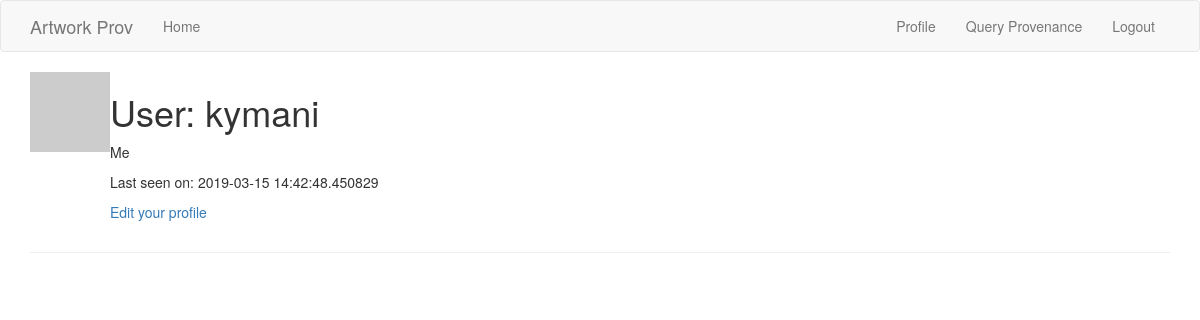
Page /user/kymani (signed in) on the earlier database version.
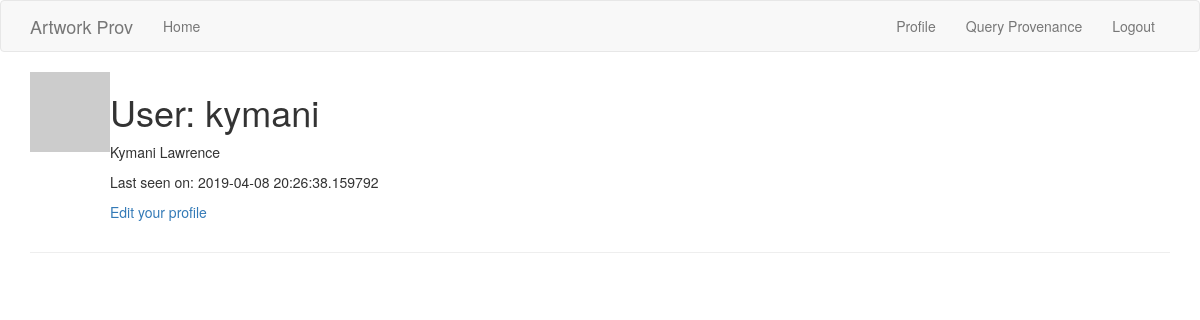
Same page on the later database version.
### app/models.py (models this page shows, shortened)
class User(UserMixin, db.Model):
    __tablename__ = 'user'
    id = db.Column(db.Integer, primary_key=True)
    username = db.Column(db.String(64), index=True, unique=True)
    email = db.Column(db.String(120), index=True, unique=True)
    password_hash = db.Column(db.String(128))
    about_me = db.Column(db.String(140))
    last_seen = db.Column(db.DateTime, default=datetime.utcnow)
    def avatar(self, size):
        digest = md5(self.email.lower().encode('utf-8')).hexdigest()
        return 'https://www.gravatar.com/avatar/{}?d=identicon&s={}'.format(
            digest, size)

### app/routes.py (the view)
@app.route('/user/<username>')
@login_required
def user(username):
    user = User.query.filter_by(username=username).first_or_404()
    return render_template('user.html', user=user)

### app/models.py (called while the page is built)
@login.user_loader
def load_user(id):
    return User.query.get(int(id))

### app/routes.py (called while the page is built)
@app.before_request
def before_request():
    if current_user.is_authenticated:
        current_user.last_seen = datetime.utcnow()
        db.session.commit()

### app/templates/user.html
{% extends "base.html" %}
{% block app_content %}
    <table>
        <tr valign="top">
            <td><img src="{{ user.avatar(128) }}"></td>
            <td>
                <h1>User: {{ user.username }}</h1>
                {% if user.about_me %}<p>{{ user.about_me }}</p>{% endif %}
                {% if user.last_seen %}<p>Last seen on: {{ user.last_seen }}</p>{% endif %}
                {% if user == current_user %}
                <p><a href="{{ url_for('edit_profile') }}">Edit your profile</a></p>
                {% endif %}
            </td>
        </tr>
    </table>
    <hr>
{% endblock %}

### app/templates/base.html (shortened to what this page needs)
{% extends 'bootstrap/base.html' %}
{% block navbar %}
    <nav class="navbar navbar-default">
        <div class="container">
            <div class="navbar-header">
                <a class="navbar-brand" href="{{ url_for('index') }}">Artwork Prov</a>
            </div>
            <div class="collapse navbar-collapse" id="bs-example-navbar-collapse-1">
                <ul class="nav navbar-nav">
                    <li><a href="{{ url_for('index') }}">Home</a></li>
                </ul>
                <ul class="nav navbar-nav navbar-right">
                    {% if current_user.is_anonymous %}
                    <li><a href="{{ url_for('login') }}">Login</a></li>
                    {% else %}
                    <li><a href="{{ url_for('user', username=current_user.username) }}">Profile</a></li>
                    <li><a href="{{ url_for('runQuery') }}">Query Provenance</a></li>
                    <li><a href="{{ url_for('logout') }}">Logout</a></li>
                    {% endif %}
                </ul>
            </div>
        </div>
    </nav>
{% endblock %}
{% block content %}
    <div class="container">
        {% block app_content %}{% endblock %}
    </div>
{% endblock %}

Differences in the rows shown:
changed User "kymani": about_me "Me" → "Kymani Lawrence"; last_seen "2019-03-15 14:42:48.450829" → "2019-04-08 20:26:38.159792"
